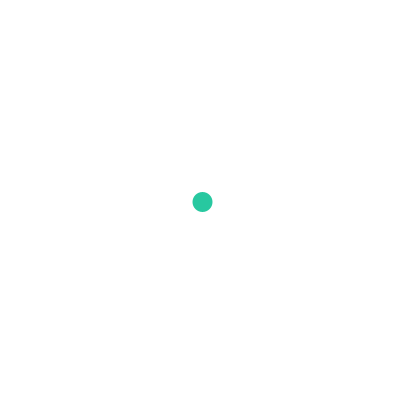
Frame 1 (no input)
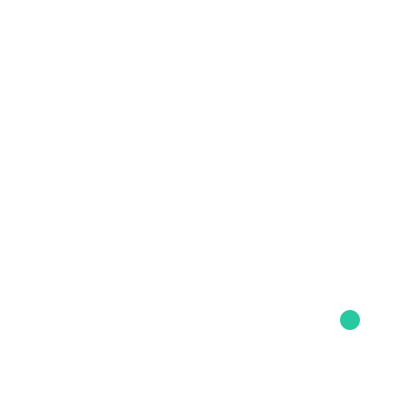
Frame 60 (the mouse pressed at the canvas centre just before this capture)
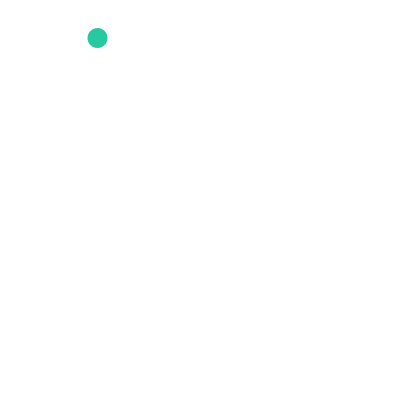
Frame 120 (the mouse held since frame 60 and released just before this capture)

The Processing sketch that drew these frames (run headless with seeded random() and noise(); from frame 60 on, the mouse is pressed at the canvas centre):

// Processing sketch: ball_simplemove01
// ── ball_simplemove01.pde
float x = 200;
float y = 200;
float ball_size = 20;
float xspeed = 2.5;
float yspeed = 2; 

void setup() {
  size(400, 400);
  
}


void draw() {
  background(255);
  
  // caclurate the location of the ball
  x = x + xspeed;
  y = y + yspeed;
  
  if( x>width ) {
    x = 0; 
  }
  if(y>height) {
    y = 0;
  }
  
  // draw ball
  fill(40, 200, 160);
  noStroke();
  ellipse(x, y, ball_size, ball_size);
}
